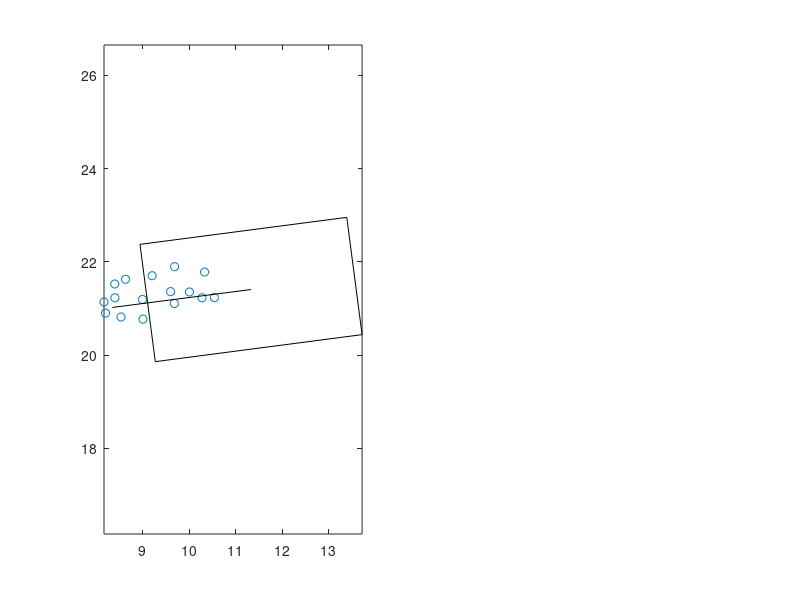

Write the MATLAB code that produced this figure. (Note: this script raises an error after producing the figure.)
close all;
figure;
Targets1_x = [10.543028343276793,10.277349620670677,10.007817446908497,10.332293254629818,9.683936411430066,9.603465709003927,9.011392634866173,9.689439952233162,9.00043250815268,8.539807910209733,9.206799055364252,8.207255246002207,8.40893784272239,8.636355962442957,8.174171865840151,8.404837755450274,];
Targets1_y = [21.232480999533884,21.227780685507067,21.35333384867747,21.780548748378756,21.105683746759613,21.360054206525394,20.770102676219533,21.894782739685205,21.191652535477036,20.815908681776524,21.701369090449187,20.898522746081795,21.227591913307336,21.624735475643686,21.139184035988443,21.524060063579302,];
labs1 = 1:length(Targets1_x);
center1_x = [8.354342344890089,11.329523130921036]
center1_y = [21.020603321293827,21.40569979028865]
image_corners1_x = [13.383993583455103,8.94629742811632,9.275052678386968,13.712748833725751,13.383993583455103];
image_corners1_y = [22.953878277911453,22.37417318660088,19.857521302665848,20.437226393976417,22.953878277911453];
subplot(1,2,1);
plot(Targets1_x, Targets1_y,'o',center1_x, center1_y,'k',image_corners1_x,image_corners1_y,'k');
axis equal;
axis tight;
labelpoints(Targets1_x,Targets1_y,labs1,'SE',0.2,1) 
hold on;
%text(Targets_x+dx,Targets_y, c);
Targets2_x = [9.414814765560237,9.876641282617827,10.8422505347502,11.131878886026502,9.07588021497834,11.6706808767156,12.293493622273319,];
Targets2_y = [
20.95437242748662,20.84567566705086,20.64653594588046,20.560158159989903,21.436393594016025,20.545084266715996,20.35161612656046,];
labs2 = 1:length(Targets2_x);
center2_x = [11.329523130921036,11.127551660594092];
center2_y = [21.40569979028865,21.828751769301736];
image_corners2_x = [13.554278562039968,9.14930225039433,8.700824759148215,13.105801070793854,13.554278562039968];
image_corners2_y = [22.682392218010946,23.47320752757493,20.975111320592525,20.18429601102854,22.682392218010946];
plot(Targets2_x, Targets2_y,'x',center2_x, center2_y,'k',image_corners2_x,image_corners2_y,'k');
axis equal;
axis tight;
%text(Targets_x+dx,Targets_y, c);
subplot(1,2,2);
plot(Targets1_x, Targets1_y,'o',center1_x, center1_y,'k',image_corners1_x,image_corners1_y,'k');
hold on;
axis equal;
axis tight;
plot(Targets2_x, Targets2_y,'x',center2_x, center2_y,'k',image_corners2_x,image_corners2_y,'k');
axis equal;
axis tight;
labelpoints(Targets2_x,Targets2_y,labs2,'SE',0.2,1)